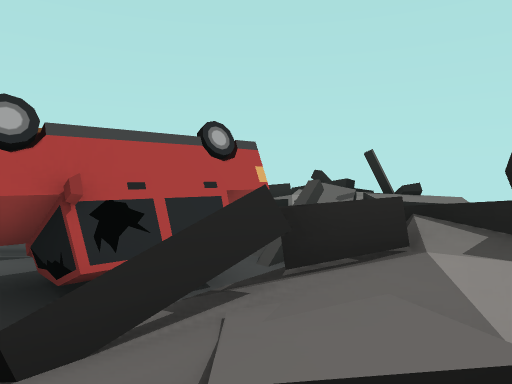
[1] (above)

23 first-person views from a walk through a 3-D level made in the Unity game engine. The camera is 1.2 m above the floor, tilts 2° down and sees 70° across. The floor is counted in squares, 2 m on a side. Each view is taken from the middle of a square. On the plan, view 1 faces up. The plan holds only what a view shows up to about 10 squares ahead; the rest is blank. The place goes on beyond the plan. The player character is not drawn. Some surface patterns are stand-ins.

[2]
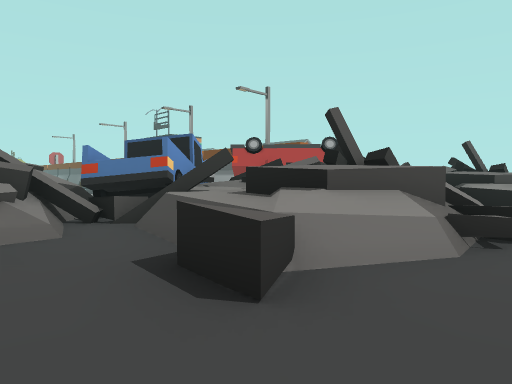

[3]
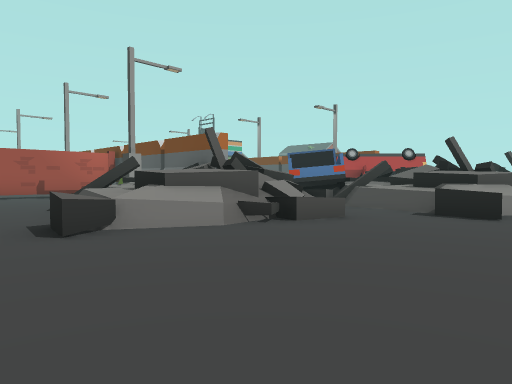

[4]
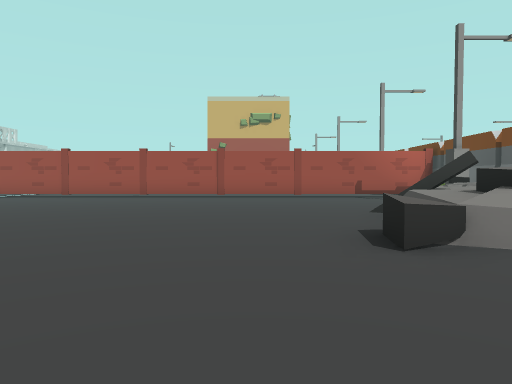

[5]
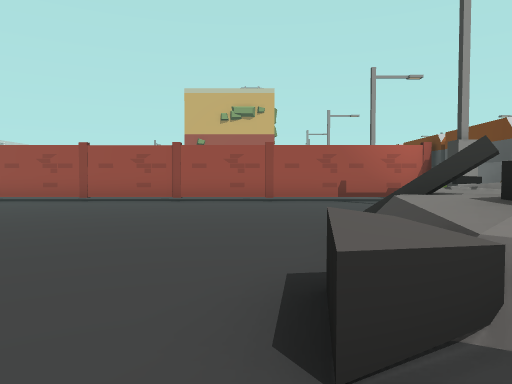

[6]
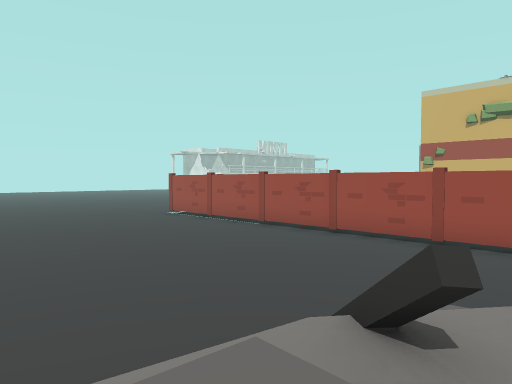

[7]
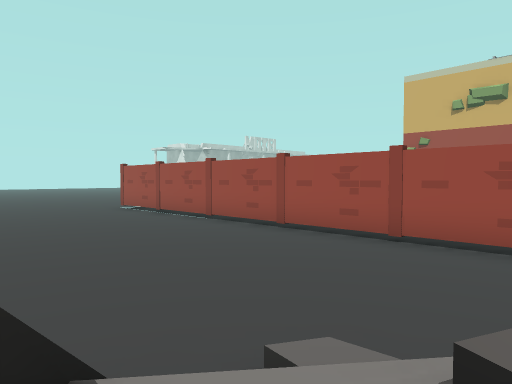

[8]
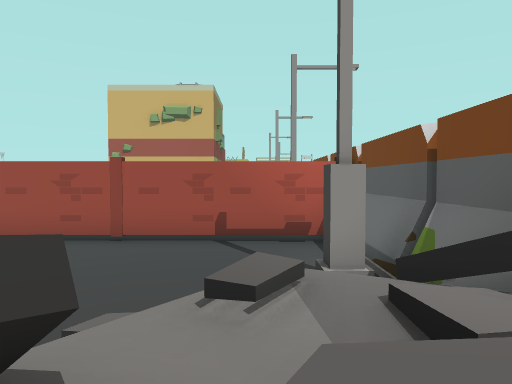

[9]
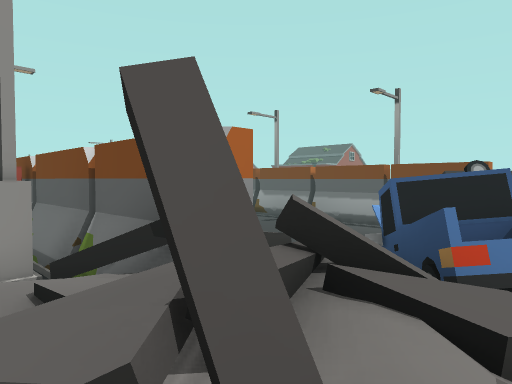

[10]
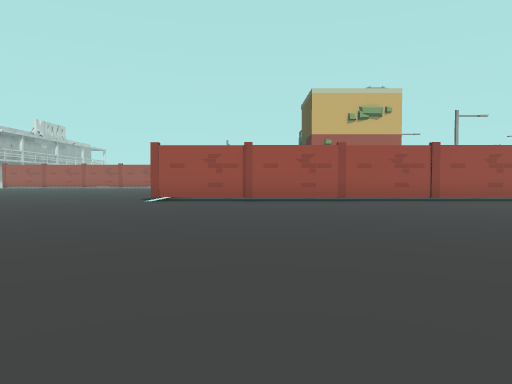

[11]
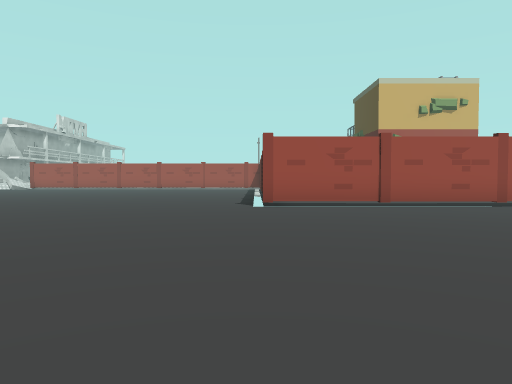

[12]
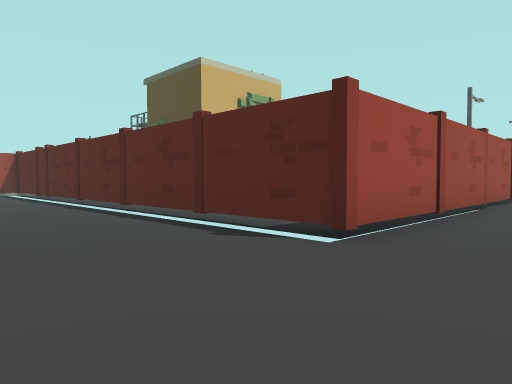

[13]
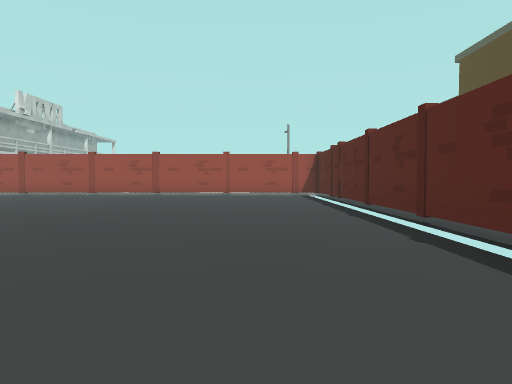

[14]
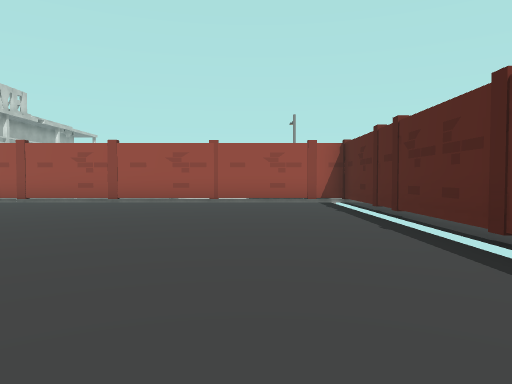

[15]
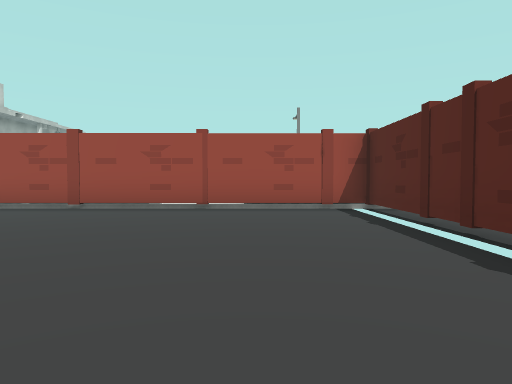

[16]
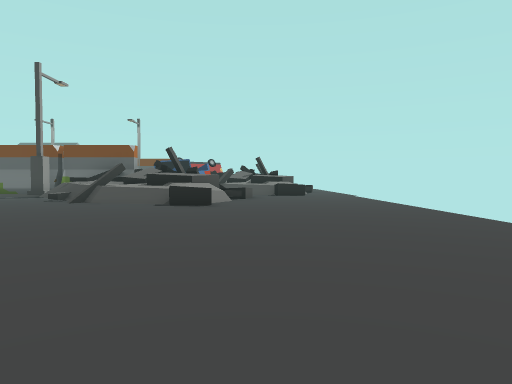

[17]
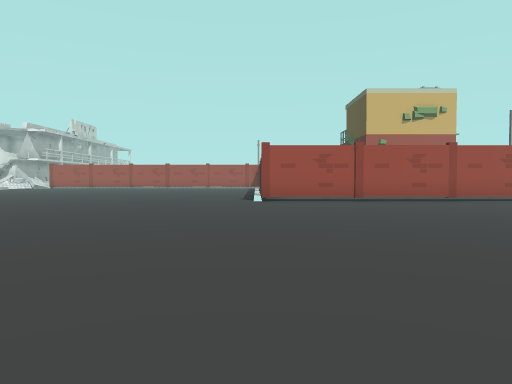

[18]
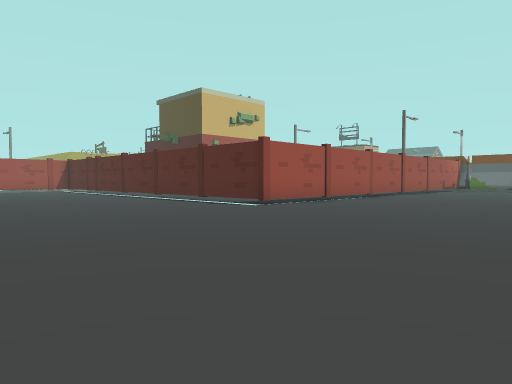

[19]
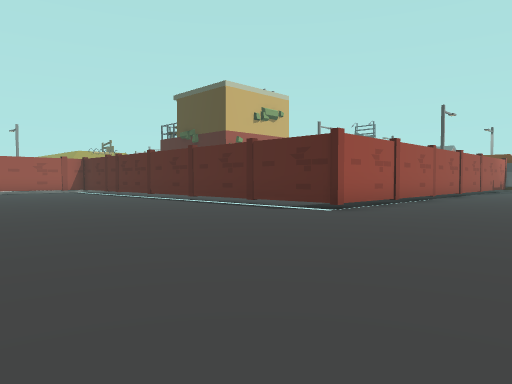

[20]
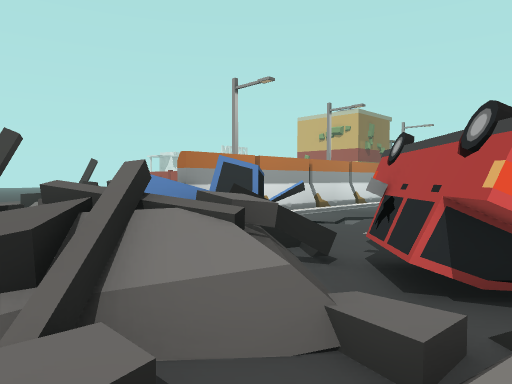

[21]
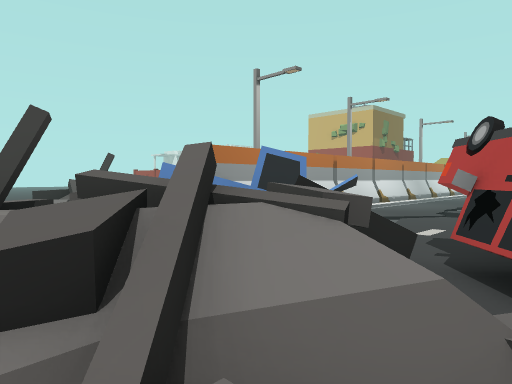

[22]
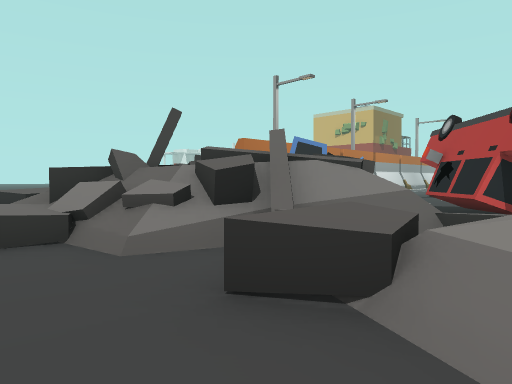

[23]
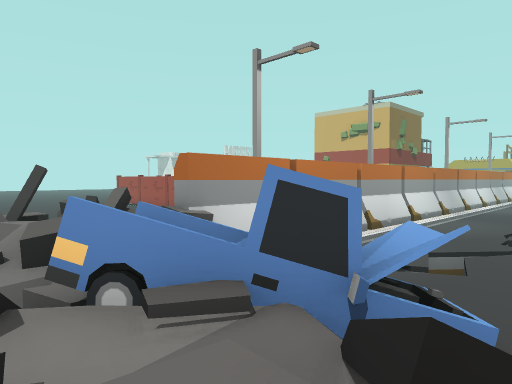

### Floor plan
Key: @ floor where view 1 was taken; # wall or solid block; x gap in a wall; . main floor; : floor 1.5 m higher than the main floor; / step, stairs or slope; = window, fence, low wall or low ledge; ^ raised ledge; v drop or lower ground; O other object.
Columns run from 21 left of view 1 to 5 right of it. Each row starts with its distance up from view 1.
  9                       =
  8                      ====
  7                      /##==
  6                   O   //:
  5                  OO  O////.
  4                    O#O==/..
  3                    ###=#/..
  2               ...   #^/==..
  1               =xx OOO//#=/
  0           v=x.vvv=OOO@///=
 -1            .... =  OOO#=//.
 -2                 #  =O#///..
 -3          OO OOOO#OOO==#....
 -4              O..#///====...
 -5              #.../////=...
 -6              O..../#=//....
 -7              O.....//=/....
 -8              #.......==....
 -9              O.............
-10              #.............
-11              O.............
-12              O.............
-13              #............
-14              O............
-15              #...........
-16              #..........
-17              #.........
-18 #O##O##O#O##O#..........
-19 #......................
-20 #.....................
-21 #...................
-22 #...................
-23 #...................
-24 #........  .........

Where each view was taken, in squares from view 1:
view 1: 0 up, 0 right, facing up
view 2: 4 down, 5 right, facing up-left
view 3: 9 down, 5 right, facing up-left
view 4: 9 down, 4 right, facing left
view 5: 8 down, 2 right, facing left
view 6: 5 down, 0 right, facing down-left
view 7: 5 down, 2 left, facing down-left
view 8: 5 down, 1 left, facing left
view 9: 5 down, 0 right, facing up-left
view 10: 15 down, 2 right, facing left
view 11: 18 down, 0 right, facing left
view 12: 21 down, 6 left, facing up-left
view 13: 20 down, 8 left, facing left
view 14: 20 down, 12 left, facing left
view 15: 20 down, 14 left, facing left
view 16: 16 down, 2 right, facing up
view 17: 18 down, 2 right, facing left
view 18: 24 down, 2 left, facing up-left
view 19: 24 down, 4 left, facing up-left
view 20: 5 up, 3 right, facing down-left
view 21: 4 up, 3 right, facing down-left
view 22: 5 up, 5 right, facing down-left
view 23: 2 up, 1 right, facing down-left
